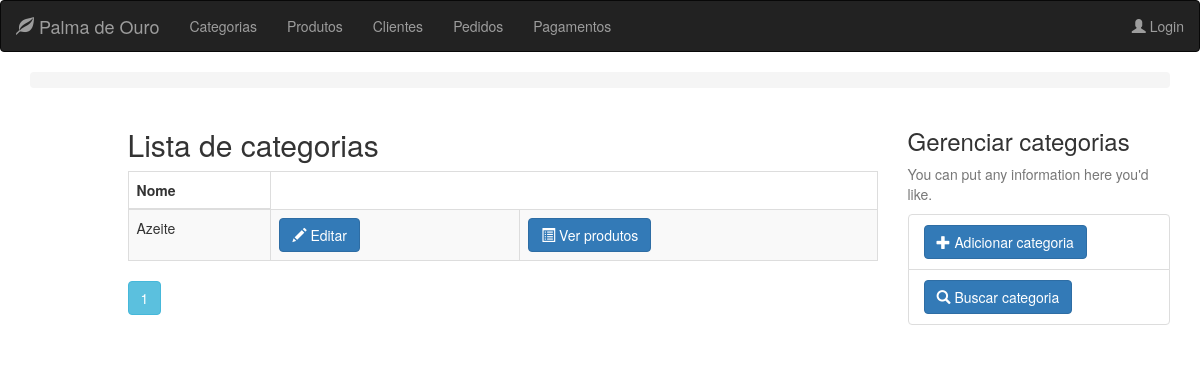
Page /category on the earlier database version.
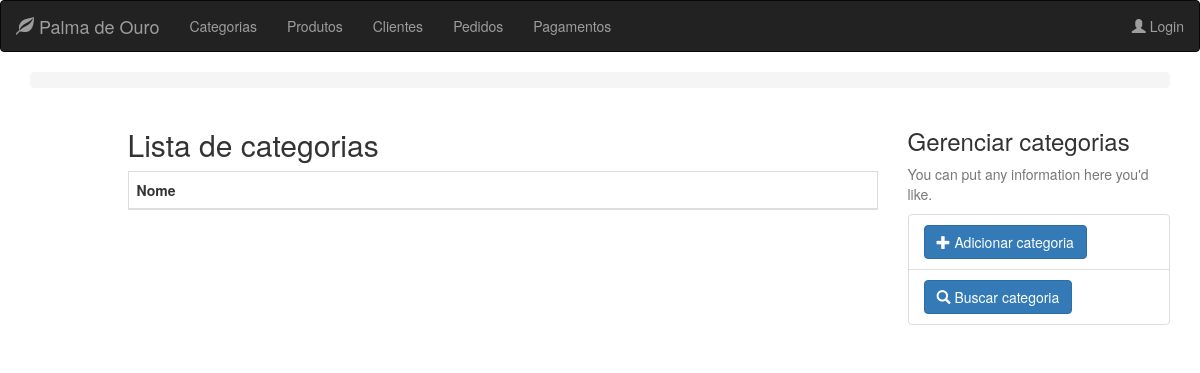
Same page on the later database version.
### app/models.py (models this page shows, shortened)
class Category(db.Model):
    __tablename__ = 'categories'
    id = db.Column(db.Integer, primary_key=True)
    title = db.Column(db.String(32), index=True, nullable=False)

### app/routes/category/routes.py (the view)
@blueprint_category.route("/category", methods=['GET'])
@register_breadcrumb(blueprint_category, '.', 'Categorias')
def get_categories():
    page = request.args.get('page', 1, type=int)
    categories = Category.query.order_by(Category.title).paginate(page=page, per_page=10)
    return render_template('category/list.html', categories=categories)

### app/templates/category/list.html
{% extends "base.html" %}
{% block page_content %}
    <div class="row">
        <div class="col-md-8 col-md-offset-1">
            <h2 class="titulo-principal">Lista de categorias</h2>
            <table class="table table-striped table-responsive table-bordered">
                <thead class="thead-default">
                <tr>
                    <th>Nome</th>
                </tr>
                </thead>
                <tbody>
                {% for category in categories.items %}
                    <tr>
                        <td>{{ category.title }}</td>
                        <td>
                            <div class="btn-group">
                                <a href="{{ url_for('blueprint_category.update_category',id=category.id) }}"
                                   class="btn btn-primary">
                                    <span class="glyphicon glyphicon-pencil" aria-hidden="true"></span> Editar
                                </a>
                            </div>
                        </td>
                        <td>
                            <div class="btn-group">
                                <a href="{{ url_for('blueprint_category.products_of',id=category.id) }}"
                                   class="btn btn-primary">
                                    <span class="glyphicon glyphicon-list-alt" aria-hidden="true"></span> Ver produtos
                                </a>
                            </div>
                        </td>
                    </tr>
                {% endfor %}
                </tbody>
            </table>
            {% for page_number in categories.iter_pages(left_edge=1,right_edge=1,left_current=1,right_current=2) %}
                {% if page_number %}
                    {% if categories.page == page_number %}
                        <a class="btn btn-info mb-4"
                           href="{{ url_for('blueprint_category.get_categories',page=page_number) }}">{{ page_number }}</a>
                    {% else %}
                        <a class="btn btn-outline-info mb-4"
                           href="{{ url_for('blueprint_category.get_categories',page=page_number) }}">{{ page_number }}</a>
                    {% endif %}
                {% else %}
                    ...
                {% endif %}
            {% endfor %}
        </div>
        <div class="col-md-3">
            <div class="content-section">
                <h3>Gerenciar categorias</h3>
                <p class='text-muted'>You can put any information here you'd like.</p>
                <ul class="list-group">
                    <li class="list-group-item list-group-item-light">
                        <a href="{{ url_for('blueprint_category.new_category') }}" class="btn btn-primary">
                            <span class="glyphicon glyphicon-plus"></span>
                            Adicionar categoria
                        </a>
                    </li>
                    <li class=" list-group-item list-group-item-light">
                        <a href="{{ url_for('blueprint_category.search_category') }}" class="btn btn-primary">
                            <span class="glyphicon glyphicon glyphicon-search"></span>
                            Buscar categoria
                        </a>
                    </li>
                </ul>
            </div>
        </div>
    </div>
{% endblock %}

### app/templates/base.html (shortened to what this page needs)
{% extends "bootstrap/base.html" %}
    {% block head %}
        {{ super() }}
    {% endblock %}
{% block navbar %}
    <nav class="navbar navbar-inverse">
        <div class="container-fluid">
            <div class="navbar-header">
                <a class="navbar-brand" href="{{ url_for('blueprint_main.index') }}"><span
                        class="glyphicon glyphicon-leaf"></span> Palma de Ouro</a>
            </div>
            <ul class="nav navbar-nav">
                <li><a class="nav-item nav-link"
                       href="{{ url_for('blueprint_category.get_categories') }}">Categorias</a>
                </li>
                <li><a class="nav-item nav-link" href="{{ url_for('blueprint_product.get_products') }}">Produtos</a>
                </li>
                <li><a class="nav-item nav-link"
                       href="{{ url_for('blueprint_client.get_clients') }}">Clientes</a></li>
                <li><a class="nav-item nav-link"
                       href="{{ url_for('blueprint_order.get_orders') }}">Pedidos</a></li>
                <li><a class="nav-item nav-link"
                       href="{{ url_for('blueprint_payment.get_payment') }}">Pagamentos</a></li>
            </ul>
            <ul class="nav navbar-nav navbar-right">
                {% if current_user.is_authenticated %}
                    <li>
                        <a class="nav-item nav-link" href="{{ url_for('blueprint_clerk.account') }}">
                            <span class="glyphicon glyphicon-user"></span>
                            {{ current_user.name }}</a>
                        <div id="clerk-id" data-url="{{ current_user.id }}"></div>
                    </li>
                    <li>
                        <a class="nav-item nav-link" href="{{ url_for('blueprint_clerk.logout') }}">
                            <span class="glyphicon glyphicon-log-in"></span>
                            Logout</a>
                    </li>
                {% else %}
                    <li><a class="nav-item nav-link" href="{{ url_for('blueprint_clerk.login') }}">
                        <span class="glyphicon glyphicon-user"></span> Login</a></li>
                {% endif %}
            </ul>
        </div>
    </nav>
{% endblock %}
    {% block content %}
        <div class="container">
            <nav aria-label="breadcrumb">
                <ol class="breadcrumb primary-color">
                </ol>
            </nav>
            {% block page_content %}{% endblock %}
        </div>
    {% endblock %}

Differences in the rows shown:
removed Category: title "Azeite"
Other differences:
list line gone: "1"
